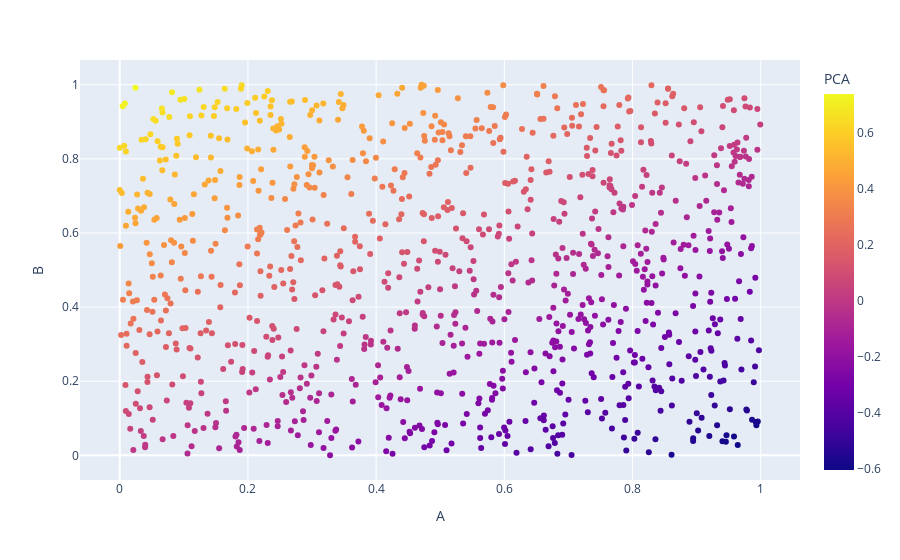

Write notebook code for a chart like this one.
### Code cell
px.scatter(df, 'A', 'B', 'PCA')

### Figure 1 — Plotly figure (JSON) as saved in the notebook; plotly's stock layout.template omitted (floating-point values rounded to 4 significant figures; data arrays with more than 128 entries replaced by an {"elided": "..."} marker saying what was removed)
{"data": [{"hovertemplate": "A=%{x}<br>B=%{y}<br>PCA=%{marker.color}<extra></extra>", "legendgroup": "", "marker": {"color": {"elided": "1000 float values"}, "coloraxis": "coloraxis", "symbol": "circle"}, "mode": "markers", "name": "", "orientation": "v", "showlegend": false, "type": "scatter", "x": {"elided": "1000 float values"}, "xaxis": "x", "y": {"elided": "1000 float values"}, "yaxis": "y"}], "layout": {"coloraxis": {"colorbar": {"title": {"text": "PCA"}}, "colorscale": [[0, "#0d0887"], [0.1111, "#46039f"], [0.2222, "#7201a8"], [0.3333, "#9c179e"], [0.4444, "#bd3786"], [0.5556, "#d8576b"], [0.6667, "#ed7953"], [0.7778, "#fb9f3a"], [0.8889, "#fdca26"], [1, "#f0f921"]]}, "legend": {"tracegroupgap": 0}, "margin": {"t": 60}, "xaxis": {"anchor": "y", "domain": [0, 1], "title": {"text": "A"}}, "yaxis": {"anchor": "x", "domain": [0, 1], "title": {"text": "B"}}}}
